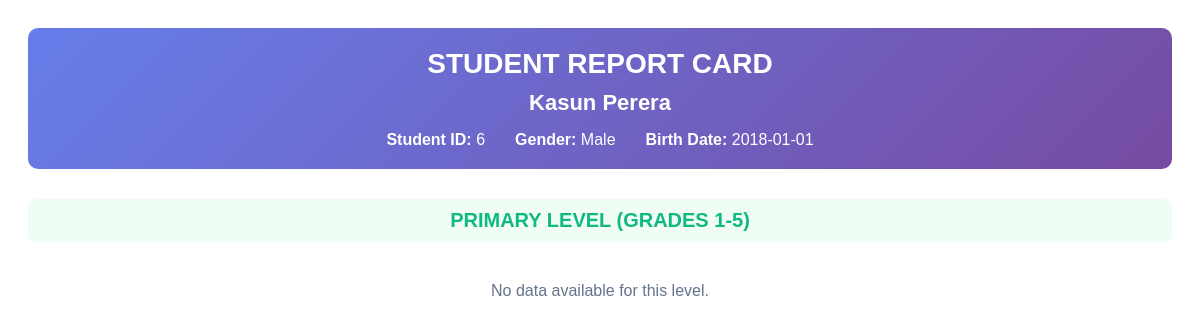
The app's page /php/get_report_card.php?student_id=6 (signed in), older data.
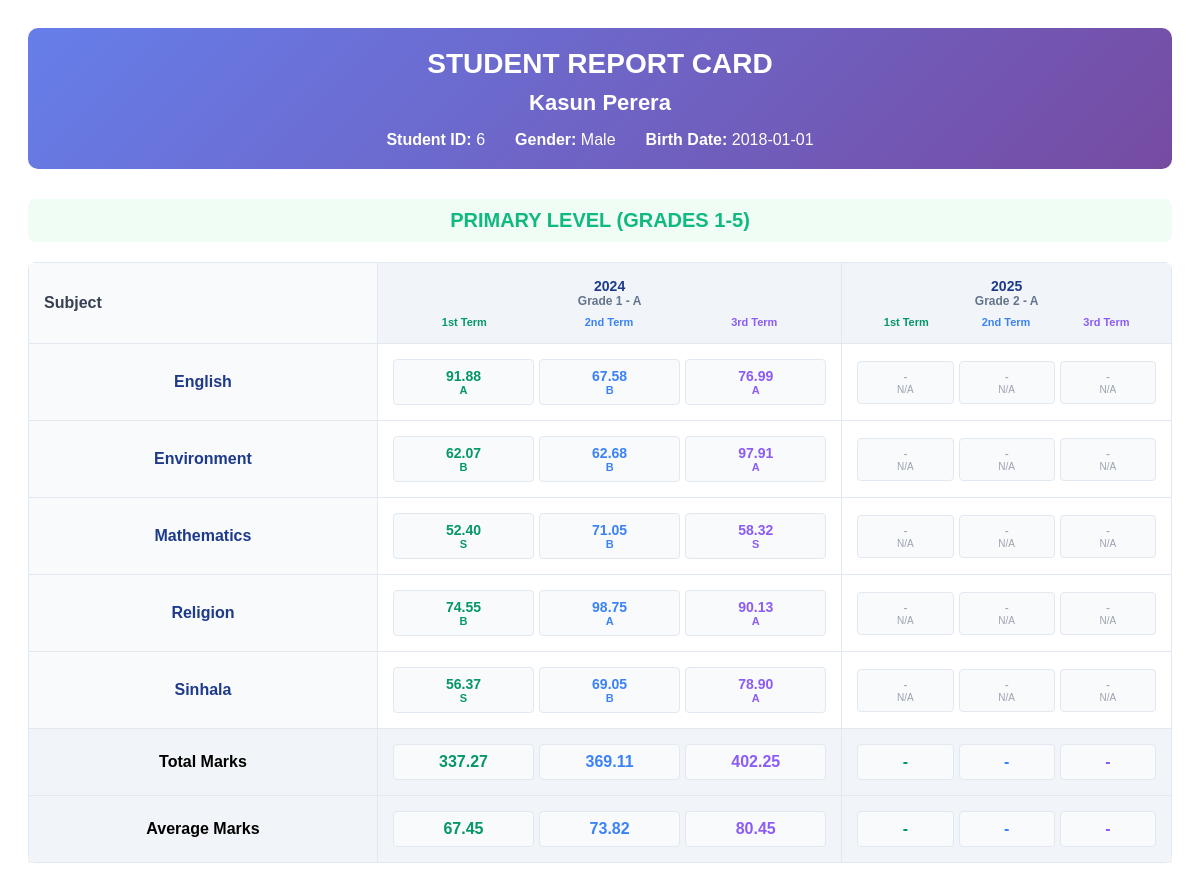
The same page, newer data.
### tables this page shows
CREATE TABLE `students` (
  `id` int(11) NOT NULL,
  `full_name` varchar(100) NOT NULL,
  `gender` enum('male','female') NOT NULL,
  `birth_date` date NOT NULL,
  `address` text DEFAULT NULL,
  `phone` varchar(15) DEFAULT NULL,
  `email` varchar(100) DEFAULT NULL,
  `religion` varchar(50) DEFAULT NULL,
  `father_name` varchar(100) DEFAULT NULL,
  `mother_name` varchar(100) DEFAULT NULL,
  `guardian_name` varchar(100) DEFAULT NULL,
  `guardian_phone` varchar(15) DEFAULT NULL,
  `guardian_email` varchar(100) DEFAULT NULL,
  `special_details` text DEFAULT NULL,
  `status` enum('active','inactive') NOT NULL DEFAULT 'active',
  `image_path` varchar(255) DEFAULT NULL,
  `created_at` timestamp NOT NULL DEFAULT current_timestamp()
);

CREATE TABLE `subjects` (
  `id` int(11) NOT NULL,
  `name` varchar(100) NOT NULL,
  `description` text DEFAULT NULL,
  `status` enum('active','inactive') NOT NULL DEFAULT 'active'
);

CREATE TABLE `marks` (
  `id` int(11) NOT NULL,
  `student_id` int(11) NOT NULL,
  `subject_id` int(11) NOT NULL,
  `grade_id` int(11) NOT NULL,
  `year` int(11) NOT NULL,
  `term` enum('1st term','2nd term','3rd term') NOT NULL,
  `mark` decimal(5,2) NOT NULL,
  `grade_letter` char(1) DEFAULT NULL,
  `remarks` text DEFAULT NULL,
  `updated_at` timestamp NOT NULL DEFAULT current_timestamp() ON UPDATE current_timestamp()
);

CREATE TABLE `grades` (
  `id` int(11) NOT NULL,
  `grade_number` int(11) NOT NULL,
  `class_name` varchar(10) NOT NULL,
  `year` int(11) NOT NULL,
  `status` enum('active','inactive') NOT NULL DEFAULT 'active'
);

### php/get_report_card.php (the view, shortened to what this page needs)
<?php
include 'config.php';
function generateReportCardTable($marks_data, $all_subjects, $years_data, $level, $student_id = null, $conn = null) {
    if (empty($years_data) || empty($all_subjects)) {
        return '<p style="text-align: center; color: #64748b; padding: 20px;">No data available for this level.</p>';
    }
    $terms = array('1st term', '2nd term', '3rd term');
    $html = '<div style="overflow-x: auto; margin-bottom: 20px;">';
    $html .= '<table style="width: 100%; border-collapse: collapse; background: white; border-radius: 8px; overflow: hidden; box-shadow: 0 4px 6px rgba(0,0,0,0.1);">';
    $html .= '<thead style="background: #f8fafc;">';
    $html .= '<tr>';
    $html .= '<th style="padding: 15px; text-align: left; border: 1px solid #e2e8f0; font-weight: 600; color: #374151; min-width: 150px;">Subject</th>';
    foreach ($years_data as $year_data) {
        $year = $year_data['year'];
        $grade = $year_data['grade_number'];
        $class = $year_data['class_name'];
        $html .= '<th style="padding: 15px; text-align: center; border: 1px solid #e2e8f0; font-weight: 600; color: #374151; background: #f1f5f9;">';
        $html .= '<div style="font-size: 14px; font-weight: 700; color: #1e3a8a;">' . $year . '</div>';
        $html .= '<div style="font-size: 12px; color: #64748b;">Grade ' . $grade . ' - ' . $class . '</div>';
        $html .= '<div style="display: flex; justify-content: space-around; margin-top: 8px;">';
        $html .= '<span style="font-size: 11px; font-weight: 600; color: #059669;">1st Term</span>';
        $html .= '<span style="font-size: 11px; font-weight: 600; color: #3b82f6;">2nd Term</span>';
        $html .= '<span style="font-size: 11px; font-weight: 600; color: #8b5cf6;">3rd Term</span>';
        $html .= '</div>';
        $html .= '</th>';
    }
    $html .= '</tr>';
    $html .= '</thead>';
    $html .= '<tbody>';
    foreach ($all_subjects as $subject) {
        $subject_name = $subject['subject_name'];
        $html .= '<tr style="border-bottom: 1px solid #f1f5f9;">';
        $html .= '<td style="padding: 15px; border: 1px solid #e2e8f0; font-weight: 600; color: #1e3a8a; background: #f8fafc;">' . htmlspecialchars($subject_name) . '</td>';
        foreach ($years_data as $year_data) {
            $year = $year_data['year'];
            $grade = $year_data['grade_number'];
            $html .= '<td style="padding: 15px; text-align: center; border: 1px solid #e2e8f0;">';
            $html .= '<div style="display: flex; justify-content: space-around; gap: 5px;">';
            foreach ($terms as $idx => $term) {
                $mark_data = null;
                if (isset($marks_data[$subject_name][$year][$grade][$term])) {
                    $mark_data = $marks_data[$subject_name][$year][$grade][$term];
                }
                $colors = ['#059669', '#3b82f6', '#8b5cf6'];
                $html .= '<div style="flex: 1; padding: 8px; border-radius: 4px; background: #f8fafc; border: 1px solid #e2e8f0;">';
                if ($mark_data) {
                    $mark = $mark_data['mark'];
                    $grade_letter = $mark_data['grade'];
                    $color = $colors[$idx];
                    $html .= '<div style="font-weight: 600; color: ' . $color . '; font-size: 14px;">' . $mark . '</div>';
                    $html .= '<div style="font-size: 11px; color: ' . $color . '; font-weight: 600;">' . $grade_letter . '</div>';
                } else {
                    $html .= '<div style="color: #9ca3af; font-size: 12px;">-</div>';
                    $html .= '<div style="color: #9ca3af; font-size: 10px;">N/A</div>';
                }
                $html .= '</div>';
            }
            $html .= '</div>';
            $html .= '</td>';
        }
        $html .= '</tr>';
    }
    $html .= '<tr style="background: #f1f5f9; font-weight: bold;">';
    $html .= '<td style="padding: 15px; border: 1px solid #e2e8f0;">Total Marks</td>';
    foreach ($years_data as $year_data) {
        $year = $year_data['year'];
        $grade = $year_data['grade_number'];
        $html .= '<td style="padding: 15px; border: 1px solid #e2e8f0;">';
        $html .= '<div style="display: flex; justify-content: space-around; gap: 5px;">';
        foreach ($terms as $idx => $term) {
            $total = 0;
            $count = 0;
            foreach ($all_subjects as $subject) {
                $subject_name = $subject['subject_name'];
                if (isset($marks_data[$subject_name][$year][$grade][$term])) {
                    $total += $marks_data[$subject_name][$year][$grade][$term]['mark'];
                    $count++;
                }
            }
            $colors = ['#059669', '#3b82f6', '#8b5cf6'];
            $html .= '<div style="flex: 1; padding: 8px; border-radius: 4px; background: #f8fafc; border: 1px solid #e2e8f0; color:' . $colors[$idx] . '; font-weight:600;">' . ($count ? number_format($total, 2) : '-') . '</div>';
        }
        $html .= '</div>';
        $html .= '</td>';
    }
    $html .= '</tr>';
    $html .= '<tr style="background: #f1f5f9; font-weight: bold;">';
    $html .= '<td style="padding: 15px; border: 1px solid #e2e8f0;">Average Marks</td>';
    foreach ($years_data as $year_data) {
        $year = $year_data['year'];
        $grade = $year_data['grade_number'];
        $html .= '<td style="padding: 15px; border: 1px solid #e2e8f0;">';
        $html .= '<div style="display: flex; justify-content: space-around; gap: 5px;">';
        foreach ($terms as $idx => $term) {
            $total = 0;
            $count = 0;
            foreach ($all_subjects as $subject) {
                $subject_name = $subject['subject_name'];
                if (isset($marks_data[$subject_name][$year][$grade][$term])) {
                    $total += $marks_data[$subject_name][$year][$grade][$term]['mark'];
                    $count++;
                }
            }
            $avg = $count ? $total / $count : 0;
            $colors = ['#059669', '#3b82f6', '#8b5cf6'];
            $html .= '<div style="flex: 1; padding: 8px; border-radius: 4px; background: #f8fafc; border: 1px solid #e2e8f0; color:' . $colors[$idx] . '; font-weight:600;">' . ($count ? number_format($avg, 2) : '-') . '</div>';
        }
        $html .= '</div>';
        $html .= '</td>';
    }
    $html .= '</tr>';
    $html .= '</tbody>';
    $html .= '</table>';
    $html .= '</div>';
    return $html;
}
function getGradeLetter($mark) {
    if ($mark >= 75) return 'A';
    if ($mark >= 60) return 'B';
    if ($mark >= 40) return 'S';
    return 'F';
}
if (isset($_GET['student_id'])) {
    $student_id = (int)$_GET['student_id'];
    $student_sql = "SELECT * FROM students WHERE id = ?";
    $student_stmt = $conn->prepare($student_sql);
    $student_stmt->bind_param("i", $student_id);
    $student_stmt->execute();
    $student_result = $student_stmt->get_result();
    if ($student_result->num_rows > 0) {
        $student = $student_result->fetch_assoc();
        $student_years_sql = "SELECT DISTINCT g.year, g.grade_number, g.class_name
                              FROM student_grades sg
                              JOIN grades g ON sg.grade_id = g.id
                              WHERE sg.student_id = ? AND sg.status = 'active'
                              ORDER BY g.year, g.grade_number";
        $student_years_stmt = $conn->prepare($student_years_sql);
        $student_years_stmt->bind_param("i", $student_id);
        $student_years_stmt->execute();
        $student_years_result = $student_years_stmt->get_result();
        $student_years = array();
        while ($row = $student_years_result->fetch_assoc()) {
            $student_years[] = $row;
        }
        $subjects_sql = "SELECT DISTINCT s.id, s.name as subject_name
                         FROM subjects s
                         JOIN marks m ON s.id = m.subject_id
                         WHERE m.student_id = ? AND s.status = 'active'
                         ORDER BY s.name";
        $subjects_stmt = $conn->prepare($subjects_sql);
        $subjects_stmt->bind_param("i", $student_id);
        $subjects_stmt->execute();
        $subjects_result = $subjects_stmt->get_result();
        $all_subjects = array();
        while ($row = $subjects_result->fetch_assoc()) {
            $all_subjects[] = $row;
        }
        $all_marks_sql = "SELECT m.*, s.name as subject_name, g.year, g.grade_number, g.class_name
                          FROM marks m
                          JOIN subjects s ON m.subject_id = s.id
                          JOIN grades g ON m.grade_id = g.id
                          WHERE m.student_id = ?
                          ORDER BY g.year, g.grade_number, s.name, m.term";
        $all_marks_stmt = $conn->prepare($all_marks_sql);
        $all_marks_stmt->bind_param("i", $student_id);
        $all_marks_stmt->execute();
        $all_marks_result = $all_marks_stmt->get_result();
        $marks_data = array();
        while ($mark = $all_marks_result->fetch_assoc()) {
            $subject_name = $mark['subject_name'];
            $year = $mark['year'];
            $grade = $mark['grade_number'];
            $term = $mark['term'];
            if (!isset($marks_data[$subject_name])) {
                $marks_data[$subject_name] = array();
            }
            if (!isset($marks_data[$subject_name][$year])) {
                $marks_data[$subject_name][$year] = array();
            }
            if (!isset($marks_data[$subject_name][$year][$grade])) {
                $marks_data[$subject_name][$year][$grade] = array();
            }
            $marks_data[$subject_name][$year][$grade][$term] = array(
                'mark' => $mark['mark'],
                'grade' => getGradeLetter($mark['mark']),
                'remarks' => $mark['remarks']
            );
        }
        $primary_years = array();
        $junior_years = array();
        $advanced_years = array();
        foreach ($student_years as $year_data) {
            $grade_num = $year_data['grade_number'];
            if ($grade_num >= 1 && $grade_num <= 5) {
                $primary_years[] = $year_data;
            } elseif ($grade_num >= 6 && $grade_num <= 11) {
                $junior_years[] = $year_data;
            } elseif ($grade_num >= 12 && $grade_num <= 13) {
                $advanced_years[] = $year_data;
            }
        }
        ?>
        <div class="report-card-container" style="font-family: Arial, sans-serif; max-width: 100%;">
            <div class="student-header" style="text-align: center; margin-bottom: 30px; padding: 20px; background: linear-gradient(135deg, #667eea 0%, #764ba2 100%); color: white; border-radius: 10px;">
                <h1 style="margin: 0 0 10px 0; font-size: 28px;">STUDENT REPORT CARD</h1>
                <h2 style="margin: 0 0 15px 0; font-size: 22px;"><?php echo htmlspecialchars($student['full_name']); ?></h2>
                <div style="display: flex; justify-content: center; gap: 30px; flex-wrap: wrap;">
                    <div><strong>Student ID:</strong> <?php echo $student['id']; ?></div>
                    <div><strong>Gender:</strong> <?php echo ucfirst($student['gender']); ?></div>
                    <div><strong>Birth Date:</strong> <?php echo $student['birth_date']; ?></div>
                </div>
            </div>
            <?php if (!empty($primary_years)): ?>
            <div class="report-card-section" style="margin-bottom: 40px;">
                <h3 style="text-align: center; color: #10b981; font-size: 20px; margin-bottom: 20px; padding: 10px; background: #f0fdf4; border-radius: 8px;">
                    <i class="fa-solid fa-graduation-cap"></i> PRIMARY LEVEL (GRADES 1-5)
                </h3>
                <?php echo generateReportCardTable($marks_data, $all_subjects, $primary_years, 'primary'); ?>
            </div>
            <?php endif; ?>
        </div>
        <?php
    } else {
        echo '<div style="text-align: center; padding: 40px; color: #ef4444;"><i class="fa-solid fa-exclamation-triangle fa-2x"></i><p>Student not found</p></div>';
    }
} else {
    echo '<div style="text-align: center; padding: 40px; color: #ef4444;"><i class="fa-solid fa-exclamation-triangle fa-2x"></i><p>Missing required parameters</p></div>';
}
?>

### php/get_report_card.php (style rules this page uses)
.report-card-container { max-width: 1200px; margin: 0 auto; padding: 20px; }
.report-card-section { margin-bottom: 40px; }
.report-card-section table { width: 100%; border-collapse: collapse; background: white; border-radius: 8px; overflow: hidden; box-shadow: 0 4px 6px rgba(0,0,0,0.1); }
.report-card-section th { padding: 15px; text-align: center; border: 1px solid #e2e8f0; font-weight: 600; color: #374151; background: #f8fafc; }
.report-card-section td { padding: 15px; text-align: center; border: 1px solid #e2e8f0; }

Row changes from the older to the newer data that the page shows:
now on this page (row unchanged): subjects: name "English", grade_letter "A", grade_letter "B"
added marks: mark "91.88"
added marks: mark "67.58"
added marks: mark "76.99", grade.class_name "A"
now on this page (row unchanged): subjects: name "Environment", grade_letter "B"
added marks: mark "62.07"
added marks: mark "62.68"
added marks: mark "97.91", grade.class_name "A"
now on this page (row unchanged): subjects: name "Mathematics", grade_letter "S", grade_letter "B"
added marks: mark "52.40"
added marks: mark "71.05"
added marks: mark "58.32"
now on this page (row unchanged): subjects: name "Religion", grade_letter "B"
added marks: mark "74.55"
added marks: mark "98.75", grade.class_name "A"
added marks: mark "90.13", grade.class_name "A"
now on this page (row unchanged): subjects: name "Sinhala", grade_letter "S", grade_letter "B"
added marks: mark "56.37"
added marks: mark "69.05"
added marks: mark "78.90", grade.class_name "A"
Text that changed along with them:
text no longer shown: "No data available for this level."
text now shown: "Subject Total Marks Average Marks"
new list line: "2024 Grade 1 - A 1st Term 2nd Term 3rd Term"
new list line: "2025 Grade 2 - A 1st Term 2nd Term 3rd Term"
new list line: "337.27 369.11 402.25"
new list line: "67.45 73.82 80.45"
